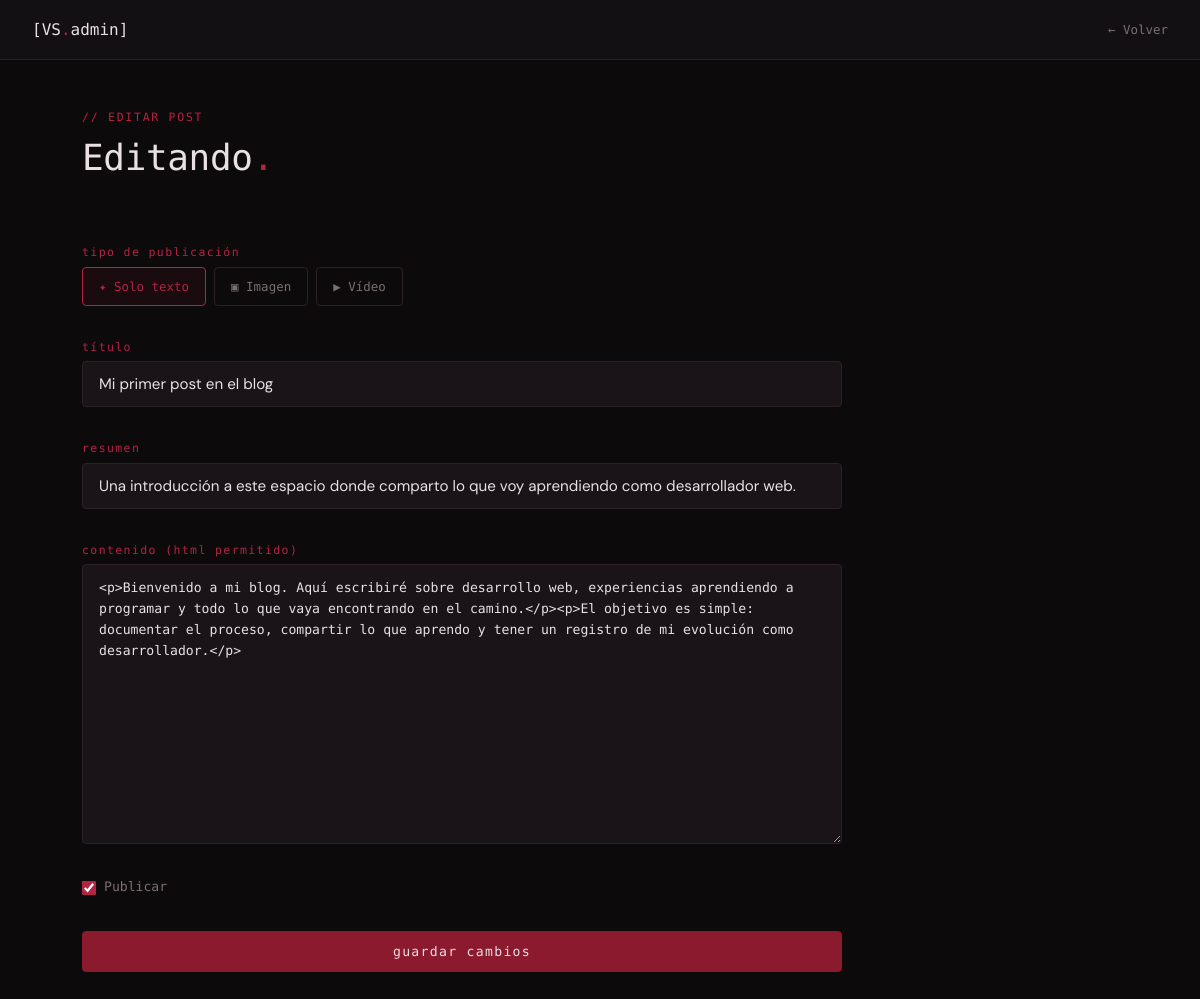
The page /admin/editPost.php?id=1 (signed in) on the database its author committed.
### tables this page shows
CREATE TABLE IF NOT EXISTS posts (
  id            INT UNSIGNED     NOT NULL AUTO_INCREMENT,
  titulo        VARCHAR(255)     NOT NULL,
  slug          VARCHAR(255)     NOT NULL UNIQUE,
  resumen       TEXT             NOT NULL,
  contenido     LONGTEXT         NOT NULL,
  imagen_portada VARCHAR(255)    DEFAULT NULL,
  publicado     TINYINT(1)       NOT NULL DEFAULT 0,
  tipo          ENUM('texto','imagen','video') NOT NULL DEFAULT 'texto',
  imagen        VARCHAR(255)     DEFAULT NULL,
  video         VARCHAR(255)     DEFAULT NULL,
  miniatura     VARCHAR(255)     DEFAULT NULL,
  creado_en     DATETIME         NOT NULL DEFAULT CURRENT_TIMESTAMP,
  actualizado_en DATETIME        NOT NULL DEFAULT CURRENT_TIMESTAMP
                                 ON UPDATE CURRENT_TIMESTAMP,
  PRIMARY KEY (id),
  INDEX idx_slug      (slug),
  INDEX idx_publicado (publicado),
  INDEX idx_creado_en (creado_en)
);

### admin/editPost.php (the view, shortened to what this page needs)
<?php
$bd = conectarBD();
$id = (int) ($_GET['id'] ?? 0);
$stmt = $bd->prepare("SELECT * FROM posts WHERE id = ?");
$stmt->bind_param('i', $id);
$stmt->execute();
$post = $stmt->get_result()->fetch_assoc();
?>
<!DOCTYPE html>
<html lang="es">
<head>
    <link rel="stylesheet" href="<?= BASE_URL ?>/assets/css/style.css" />
    <link rel="stylesheet" href="<?= BASE_URL ?>/admin/admin.css" />
</head>
<body class="admin-body">
    <header class="admin-header">
        <span class="admin-header__logo">[VS<span class="acento">.</span>admin]</span>
        <nav class="admin-header__nav">
            <a href="<?= BASE_URL ?>/admin/index.php" class="admin-header__salir">← Volver</a>
        </nav>
    </header>
    <main class="admin-main contenedor">
        <div class="seccion-header">
            <span class="etiqueta">// editar post</span>
            <h2>Editando<span class="acento">.</span></h2>
        </div>
        <form method="POST" action="<?= BASE_URL ?>/admin/editPost.php?id=<?= $id ?>" class="contact-form admin-form"
            enctype="multipart/form-data">
            <div class="form-grupo">
                <label class="form-label">tipo de publicación</label>
                <div class="tipo-selector">
                    <label class="tipo-opcion <?= $post['tipo'] === 'texto' ? 'activo' : '' ?>">
                        <span>✦ Solo texto</span>
                    </label>
                    <label class="tipo-opcion <?= $post['tipo'] === 'imagen' ? 'activo' : '' ?>">
                        <span>▣ Imagen</span>
                    </label>
                    <label class="tipo-opcion <?= $post['tipo'] === 'video' ? 'activo' : '' ?>">
                        <span>▶ Vídeo</span>
                    </label>
                </div>
            </div>
            <div class="form-grupo">
                <label class="form-label" for="titulo">título</label>
                <input class="form-input" type="text" id="titulo" name="titulo"
                    value="<?= htmlspecialchars($post['titulo']) ?>" />
            </div>
            <div class="form-grupo">
                <label class="form-label" for="resumen">resumen</label>
                <input class="form-input" type="text" id="resumen" name="resumen"
                    value="<?= htmlspecialchars($post['resumen']) ?>" />
            </div>
            <div class="form-grupo">
                <label class="form-label" for="contenido">contenido (HTML permitido)</label>
                <textarea class="form-input form-textarea admin-textarea" id="contenido" name="contenido"
                    rows="10"><?= htmlspecialchars($post['contenido']) ?></textarea>
            </div>
            <div class="form-grupo form-grupo--check">
                <label class="form-check">
                    <input type="checkbox" name="publicado" value="1" <?= $post['publicado'] ? 'checked' : '' ?> />
                    <span>Publicar</span>
                </label>
            </div>
            <button type="submit" class="btn btn--primario">Guardar cambios</button>
        </form>
    </main>
</body>
</html>

### assets/css/style.css (style rules this page uses)
:root { --color-fondo: #0d0a0b; --color-fondo-alt: #131013; --color-superficie: #1a1418; --color-borde: #2e2028; --color-acento: #8b1a2f; --color-acento-claro: #b52342; --color-acento-oscuro: #5c1020; --color-brillo: rgba(139, 26, 47, 0.35); --color-texto: #e8e0e2; --color-texto-suave: #7a6e70; --color-texto-tenue: #3d3335; --fuente-mono: 'Share Tech Mono', monospace; --fuente-cuerpo: 'DM Sans', sans-serif; --espacio-xs: 0.25rem; --espacio-sm: 0.5rem; --espacio-md: 1rem; --espacio-lg: 2rem; --espacio-xl: 4rem; --espacio-2xl: 8rem; --radio: 4px; --transicion: 200ms ease; --ancho-maximo: 1100px; }
*, *::before, *::after { box-sizing: border-box; margin: 0; padding: 0; }
html { scroll-behavior: smooth; font-size: 16px; }
body { background-color: var(--color-fondo); color: var(--color-texto); font-family: var(--fuente-cuerpo); font-weight: 300; line-height: 1.7; min-height: 100vh; -webkit-font-smoothing: antialiased; }
a { color: inherit; text-decoration: none; }
h1, h2, h3, h4 { font-family: var(--fuente-mono); font-weight: 400; line-height: 1.2; letter-spacing: -0.01em; }
h2 { font-size: clamp(1.5rem, 3vw, 2.4rem); }
.acento { color: var(--color-acento-claro); }
.etiqueta { font-family: var(--fuente-mono); font-size: 0.72rem; letter-spacing: 0.15em; text-transform: uppercase; color: var(--color-acento-claro); }
.contenedor { width: 100%; max-width: var(--ancho-maximo); margin-inline: auto; padding-inline: var(--espacio-lg); }
.btn { display: inline-block; font-family: var(--fuente-mono); font-size: 0.82rem; letter-spacing: 0.1em; padding: 0.75rem 1.75rem; border-radius: var(--radio); border: 1px solid transparent; cursor: pointer; transition: all var(--transicion); text-transform: lowercase; }
.btn--primario { background: var(--color-acento); color: var(--color-texto); border-color: var(--color-acento); }
.seccion-header { display: flex; flex-direction: column; gap: var(--espacio-sm); margin-bottom: var(--espacio-xl); }
.seccion-header h2 { color: var(--color-texto); }
.contact-form { display: flex; flex-direction: column; gap: var(--espacio-lg); }
.form-grupo { display: flex; flex-direction: column; gap: var(--espacio-xs); }
.form-label { font-family: var(--fuente-mono); font-size: 0.72rem; letter-spacing: 0.12em; text-transform: lowercase; color: var(--color-acento-claro); }
.form-input { background: var(--color-superficie); border: 1px solid var(--color-borde); border-radius: var(--radio); color: var(--color-texto); font-family: var(--fuente-cuerpo); font-size: 0.95rem; padding: 0.75rem 1rem; width: 100%; transition: border-color var(--transicion), box-shadow var(--transicion); outline: none; }
.form-input::placeholder { color: var(--color-texto-tenue); }
.form-textarea { resize: vertical; min-height: 140px; line-height: 1.6; }

### admin/admin.css (style rules this page uses)
.admin-body { background: var(--color-fondo); min-height: 100vh; }
.admin-header { display: flex; align-items: center; justify-content: space-between; padding: 1rem 2rem; border-bottom: 1px solid var(--color-borde); background: var(--color-fondo-alt); position: sticky; top: 0; z-index: 10; }
.admin-header__logo { font-family: var(--fuente-mono); font-size: 1rem; color: var(--color-texto); }
.admin-header__nav { display: flex; align-items: center; gap: 1rem; }
.admin-header__salir { font-family: var(--fuente-mono); font-size: 0.78rem; color: var(--color-texto-suave); transition: color var(--transicion); }
.admin-main { padding-block: 3rem; }
.admin-form { max-width: 760px; }
.admin-textarea { min-height: 280px; font-family: var(--fuente-mono); font-size: 0.82rem; line-height: 1.6; }
.form-grupo--check { flex-direction: row; align-items: center; }
.form-check { display: flex; align-items: center; gap: 0.5rem; cursor: pointer; font-family: var(--fuente-mono); font-size: 0.82rem; color: var(--color-texto-suave); }
.form-check input[type="checkbox"] { accent-color: var(--color-acento-claro); width: 14px; height: 14px; }
.tipo-selector { display: flex; gap: var(--espacio-sm); flex-wrap: wrap; }
.tipo-opcion { display: flex; align-items: center; gap: 0.4rem; font-family: var(--fuente-mono); font-size: 0.78rem; color: var(--color-texto-suave); border: 1px solid var(--color-borde); border-radius: var(--radio); padding: 0.5rem 1rem; cursor: pointer; transition: all var(--transicion); }
.tipo-opcion.activo { border-color: var(--color-acento-claro); color: var(--color-acento-claro); background: rgba(139, 26, 47, 0.1); }

### rows shown on the page
posts: titulo "Mi primer post en el blog", resumen "Una introducción a este espacio donde comparto lo que voy aprendiendo como desarrollador web.", contenido "<p>Bienvenido a mi blog. Aquí escribiré sobre desarrollo web, experiencias aprendiendo a programar y todo lo que vaya encontrando en el camino.</p><p>El objetivo es simple: documentar el proceso, compartir lo que aprendo y tener un registro de mi evolución como desarrollador.</p>", publicado "☑"
